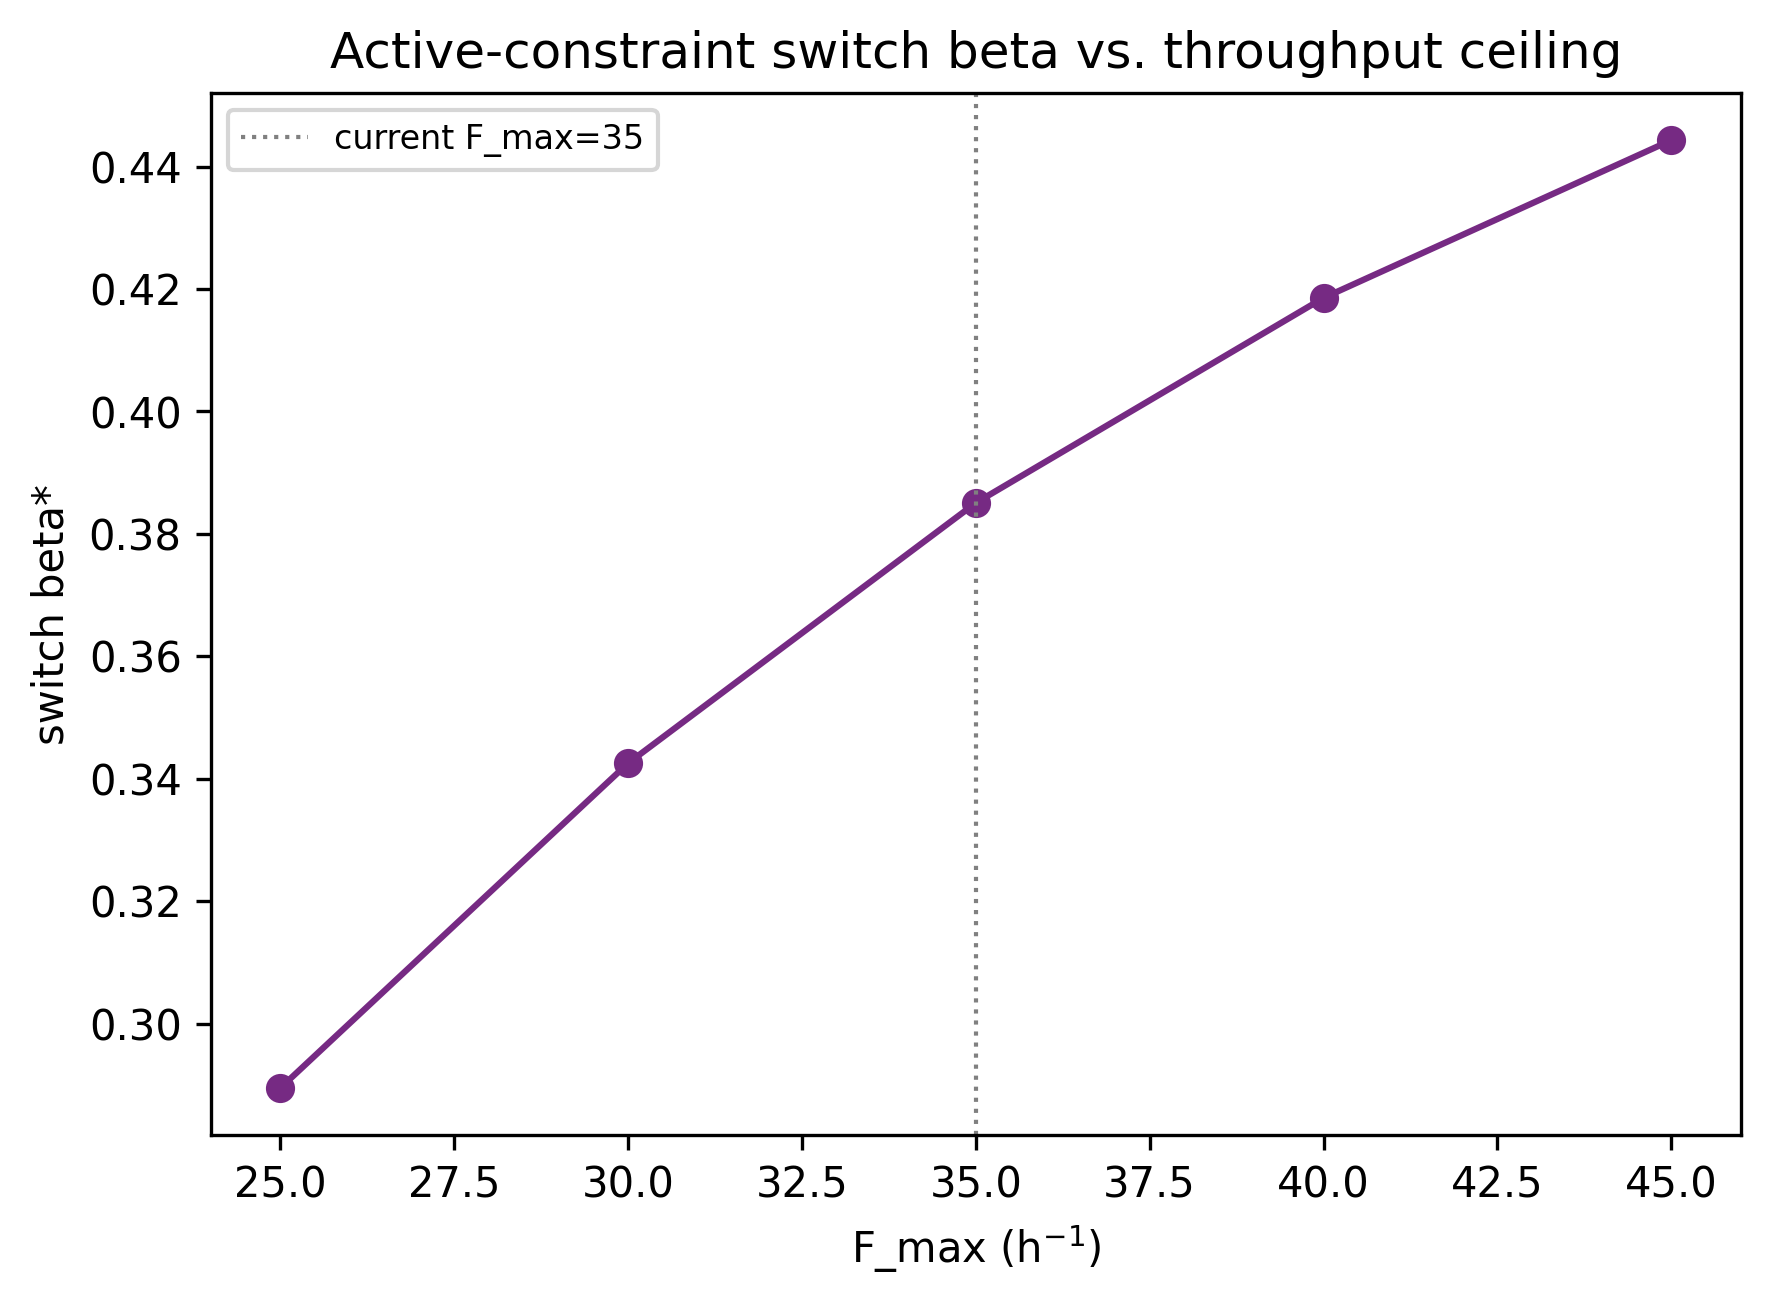

This figure's Python source:
import numpy as np

from open_loop_testing.active_constraint_switch import peak_cooling_floor_T_R, find_switch_beta


def _find_bracket(F_max, alpha, C_A0, T_in, C, T_R_max=140.0, n_scan=40):
    betas = np.linspace(0.05, 1.0, n_scan)
    gaps = []
    for beta in betas:
        peak, _ = peak_cooling_floor_T_R(beta, alpha, C_A0, T_in, C, F_range=(5.0, F_max))
        gaps.append(peak - T_R_max)
    gaps = np.array(gaps)

    sign_changes = np.where(np.diff(np.sign(gaps)) != 0)[0]
    if len(sign_changes) == 0:
        raise ValueError(f"no sign change found scanning beta in [0.05,1.0] for F_max={F_max} "
                          f"(gaps ranged {gaps.min():.2f} to {gaps.max():.2f})")
    i = sign_changes[0]
    return float(betas[i]), float(betas[i + 1])


def switch_beta_for_fmax(F_max, alpha, C_A0, T_in, C, T_R_max=140.0):
    beta_lo, beta_hi = _find_bracket(F_max, alpha, C_A0, T_in, C, T_R_max)
    return find_switch_beta(beta_lo, beta_hi, alpha, C_A0, T_in, C, T_R_max=T_R_max,
                              F_range=(5.0, F_max))


if __name__ == "__main__":
    import json
    import time
    import matplotlib
    matplotlib.use("Agg")
    import matplotlib.pyplot as plt

    from models.params import load_params
    from utils.provenance import save_with_provenance

    start_time = time.time()
    PARAMS = load_params()
    C = PARAMS["certain_params"]
    feed = PARAMS["nominal_feed"]
    kw = dict(alpha=PARAMS["uncertain_params"]["alpha_nominal"], C_A0=feed["C_A0"], T_in=feed["T_in"], C=C)

    F_max_values = [25.0, 30.0, 35.0, 40.0, 45.0]
    results = [{"F_max": F_max, "switch_beta": switch_beta_for_fmax(F_max, **kw)} for F_max in F_max_values]

    print(f"{'F_max':>7} {'switch_beta':>12}")
    for r in results:
        print(f"{r['F_max']:7.1f} {r['switch_beta']:12.5f}")

    fig, ax = plt.subplots(figsize=(6, 4.5))
    ax.plot([r["F_max"] for r in results], [r["switch_beta"] for r in results], "o-", color="#762a83")
    ax.axvline(35.0, color="gray", ls=":", lw=1, label="current F_max=35")
    ax.set_xlabel("F_max (h$^{-1}$)")
    ax.set_ylabel("switch beta*")
    ax.set_title("Active-constraint switch beta vs. throughput ceiling")
    ax.legend(fontsize=8)
    fig.tight_layout()

    out_path = "open_loop_testing/switch_beta_vs_fmax.png"
    fig.savefig(out_path, dpi=300, bbox_inches="tight")

    json_path = "open_loop_testing/switch_beta_vs_fmax.json"
    with open(json_path, "w") as f:
        json.dump(results, f, indent=2)

    sidecar = save_with_provenance(
        [json_path, out_path], data=None,
        params={"F_max_values": F_max_values, **{k: v for k, v in kw.items() if k != "C"}},
        script=__file__, start_time=start_time, extra={"results": results},
    )
    print(f"Saved {out_path}, {json_path}, {sidecar}")
